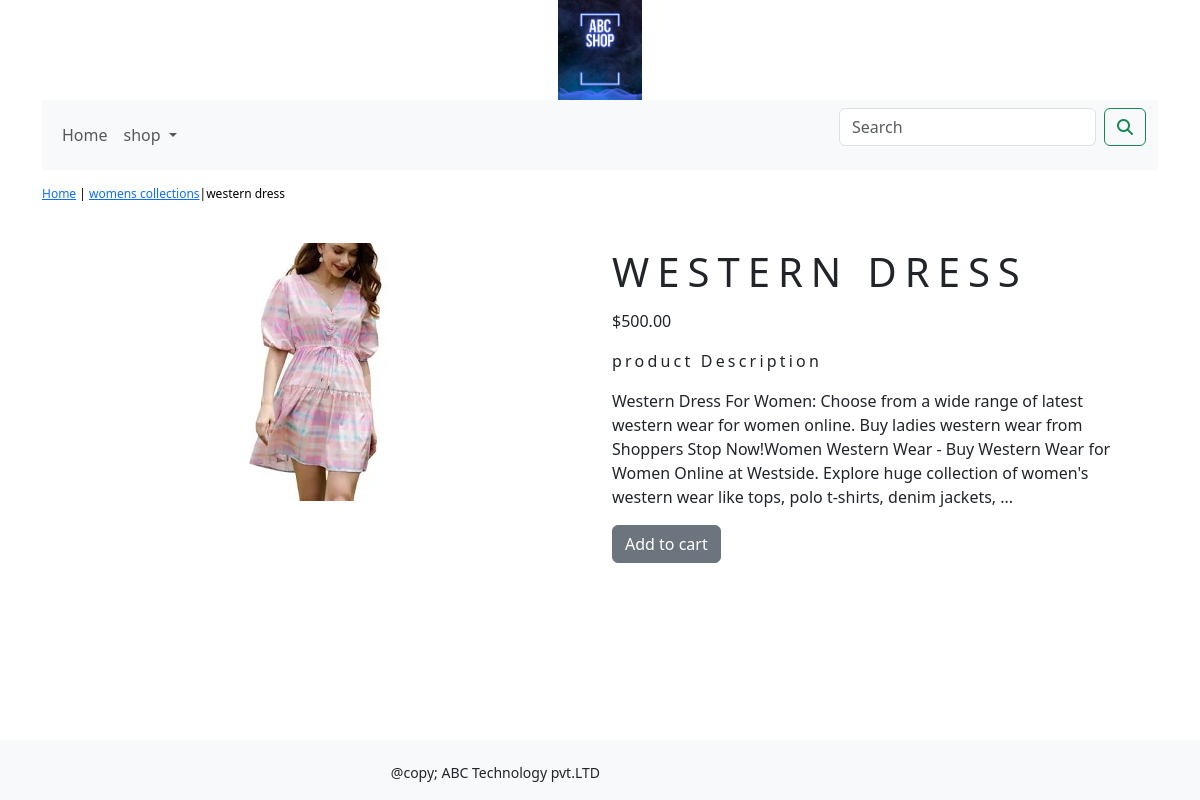
Screenshot of /shop/womens-collections/western-dress/ with the database file from the repository.
### shop/models.py (models this page shows, shortened)
class Product(models.Model):
    name=models.CharField(max_length=250,unique=True)
    slug = models.SlugField(max_length=250, unique=True)
    description = models.TextField(blank=True)
    price=models.DecimalField(max_digits=10,decimal_places=2)
    category=models.ForeignKey(Category,on_delete=models.CASCADE)
    image = models.ImageField(upload_to='category', blank=True)
    stock=models.IntegerField()
    available=models.BooleanField(default=True)
    created=models.DateTimeField(auto_now_add=True)
    updated=models.DateTimeField(auto_now=True)
    class Meta:
      ordering=('name',)
      verbose_name='product'
      verbose_name_plural='products'

class Category(models.Model):
    name=models.CharField(max_length=250,unique=True)
    slug=models.SlugField(max_length=250,unique=True)
    description=models.TextField(blank=True)
    image=models.ImageField(upload_to='category',blank=True)
    class Meta:
       ordering=('name',)
       verbose_name='category'
       verbose_name_plural='categories'
    def get_url(self):
        return  reverse('shop:products_by_category',args=[self.slug])
    def __str__(self):
        return '{}'.format(self.name)

### shop/views.py (the view)
# urls.py: path('<slug:c_slug>/<slug:product_slug>/',views.ProDetail,name='procatdetail'),
def ProDetail(request,c_slug,product_slug):
    try:
        product=Product.objects.get(category__slug=c_slug,slug=product_slug)
    except Exception as e:
        raise  e
    return render(request,'product.html',{'product':product})

### cart/context_processors.py (called while the page is built)
def counter(request):
    item_count=0
    if 'admin' in request.path:
        return{}
    else:
        try:
            cart=Cart.objects.filter(cart_id=_cart_id(request))
            cart_items=CartItem.objects.all().filter(cart=cart[:1])
            for cart_item in cart_items:
                item_count += cart_item.quantity
        except Cart.DoesNotExist:
            item_count=0
    return dict(item_count=item_count)

### cart/views.py (called while the page is built)
def _cart_id(request):
    cart=request.session.session_key
    if not cart:
        cart=request.session.create()
    return cart

### shop/context_processors.py (called while the page is built)
def menu_links(request):
    links=Category.objects.all()
    return dict(links=links)

### templates/product.html (shortened to what this page needs)
{% extends 'base.html' %}
{% load static %}
{% block content %}
<div class="row my_prod_row_class">
    <div class="mx_auto">
        <p><a href="{% url 'shop:allProdCat' %}">Home</a> | <a href="{{product.category.get_url}}">{{product.category}}</a>|{{product.name}}</p>
    </div>
<div class="container">
<br>
<div class="row">
    <div class="col-12 col-sm-12 col-md-12 col-lg-6 text-center">
        <div style="min-width:18rem">
            <img src="{{product.image.url}}" alt="{{product.name}}" >
        </div>
    </div>
   <div class="col-12 col-sm-12 col-md-12 col-lg-6">
      <div>
      <h1 class="my_prod_title">{{product.name}}</h1>
      <p>${{product.price}}</p>
      <p class="my_title">product Description</p>
      <p class="text-justify my_prod_text">{{product.description}}</p>
      {% if product.stock <= 0 %}
      <p class="text-justify my_prod_text"><b>Out of stock</b></p>
      {% else %}
      <a class="btn btn-secondary" href="{% url 'cart:add_cart' product.id %}">Add to cart</a>
       {% endif %}
      </div>
   </div>
 </div>
</div>
</div>
{% endblock %}

### static/css/custom.css (style rules this page uses)
body { font-family: 'Roboto', sans-serif; }
.my_title { font_size:16px; text_transform:uppercase; letter-spacing:.2em; }
.my_prod_row_class { padding-top:15px; padding-bottom:20px; }
.my_prod_row_class .mx_auto { color:#000; font-size:12px; text-decoration:none; }
.my_prod_title { font_size:16px; text-transform:uppercase; letter-spacing:.2em; padding-top:5px; padding-bottom:5px; }
.my_prod_text { padding-right:20px; }

### rows the page displays
Product: category "womens collections", name "western dress", image (picture), name "WESTERN DRESS", price "500.00", description "Western Dress For Women: Choose from a wide range of latest western wear for women online. Buy ladies western wear from Shoppers Stop Now!Women Western Wear - Buy Western Wear for Women Online at Westside. Explore huge collection of women's western wear like tops, polo t-shirts, denim jackets, ..."
